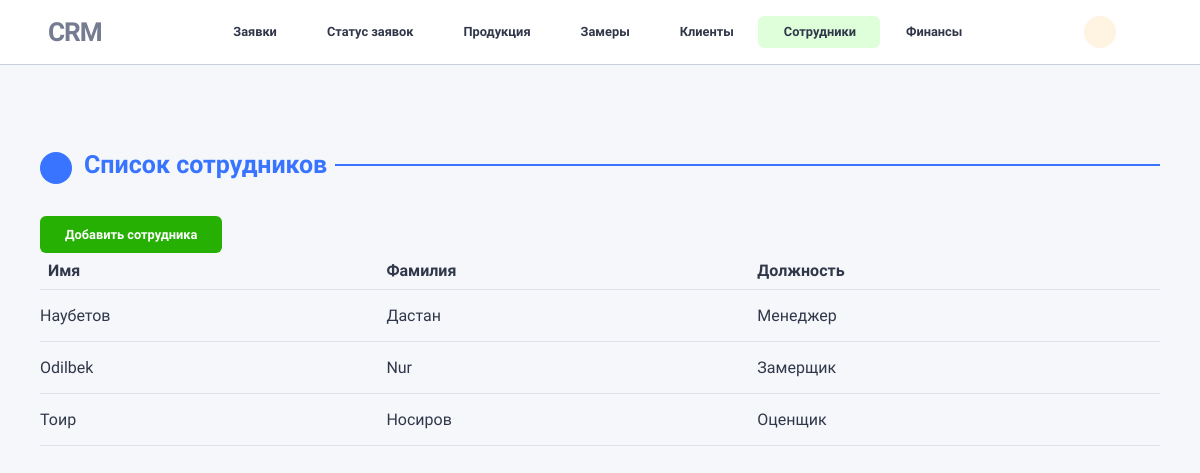
The app's page /users/employees/, older data.
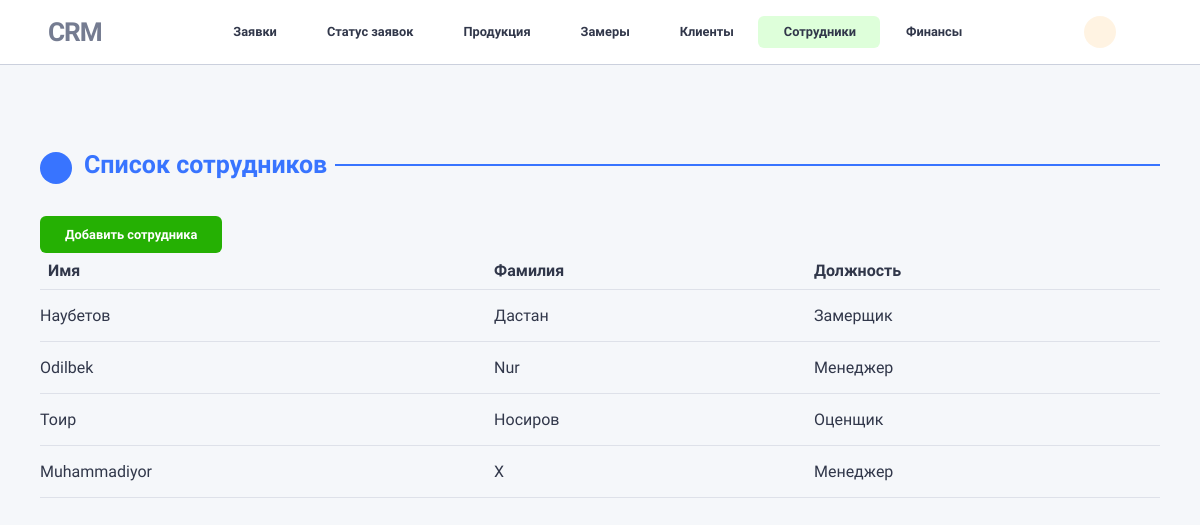
The same page, newer data.
### users/models.py (models this page shows, shortened)
class Employee(models.Model):
    person = models.ForeignKey(
        Person, on_delete=models.CASCADE, related_name="employees", verbose_name="Личность"
    )
    role = models.ForeignKey(
        Role, on_delete=models.SET_NULL, null=True, related_name="employees", verbose_name="Роль"
    )
    user = models.OneToOneField(
        User, on_delete=models.SET_NULL, null=True, blank=True, related_name="employee", verbose_name="Пользователь"
    )
    class Meta:
        verbose_name = "Сотрудник"
        verbose_name_plural = "Сотрудники"
        indexes = [
            models.Index(fields=["role"]),
        ]

class Person(models.Model):
    GENDER_CHOICES = [
        ('male', 'Мужчина'),
        ('female', 'Женщина'),
    ]
    first_name = models.CharField(max_length=50, verbose_name="Имя", db_index=True)
    last_name = models.CharField(max_length=50, verbose_name="Фамилия", db_index=True)
    nickname = models.CharField(max_length=50, null=True, blank=True, verbose_name="Прозвище")
    gender = models.CharField(
        max_length=10, choices=GENDER_CHOICES, null=True, blank=True, verbose_name="Пол"
    )
    phone_number_1 = models.CharField(max_length=20, unique=True, verbose_name="Телефон 1")
    phone_number_2 = models.CharField(max_length=20, null=True, blank=True, verbose_name="Телефон 2")
    class Meta:
        verbose_name = "Личность"
        verbose_name_plural = "Личности"
        indexes = [
            models.Index(fields=["first_name"]),
            models.Index(fields=["last_name"]),
        ]
        constraints = [
            models.UniqueConstraint(fields=['first_name', 'last_name', 'phone_number_1'], name="unique_person")
        ]

class Role(models.Model):
    SYSTEM_USER_CHOICES = [
        ('admin', 'Администратор'),
        ('employee', 'Сотрудник'),
    ]
    position = models.CharField(max_length=100, verbose_name="Должность")
    system_user = models.CharField(
        max_length=50, choices=SYSTEM_USER_CHOICES, verbose_name="Тип системного пользователя"
    )
    class Meta:
        verbose_name = "Роль"
        verbose_name_plural = "Роли"
        indexes = [
            models.Index(fields=["system_user"]),
        ]
    def __str__(self):
        return self.position

### users/views.py (the view)
# urls.py: path('employees/', views.list_employee, name='list_employee'),
def list_employee(request):
    employees = Employee.objects.all()  # Get all clients
    return render(request, 'users/employees_list.html', {'employees': employees, 'section': 'employees'})

### users/templates/users/employees_list.html
{% extends "base.html" %}
{% block main %}
<div class="content">
  <div class="mb-9" data-bs-spy="scroll" data-bs-target="#widgets-scrollspy">
    <div class="d-flex mb-5 pt-8" id="scrollspyStats"><span class="fa-stack me-2 ms-n1"><i class="fas fa-circle fa-stack-2x text-primary"></i><i class="fa-inverse fa-stack-1x text-primary-subtle"></i></span>
      <div class="col">
        <h3 class="mb-0 text-primary position-relative fw-bold"><span class="bg-body pe-2">Список сотрудников</span><span class="border border-primary position-absolute top-50 translate-middle-y w-100 start-0 z-n1"></span></h3>
      </div>
    </div>
  <a href="{% url 'users:create_employee' %}" class="btn btn-success">Добавить сотрудника</a>
  <table class="table">
    <thead>
        <tr>
            <th>Имя</th>
            <th>Фамилия</th>
            <th>Должность</th>
        </tr>
    </thead>
    <tbody>
        {% for employee in employees %}
        <tr>
            <td>{{ employee.person.first_name }}</td>
            <td>{{ employee.person.last_name }}</td>
            <td>{{ employee.role }}</td>
        </tr>
        {% endfor %}
    </tbody>
  </table>
  </div>
  </div>
{% endblock %}

Row changes from the older to the newer data that the page shows:
changed Employee "Наубетов": role "Менеджер" → "Замерщик"
changed Employee "Odilbek": role "Замерщик" → "Менеджер"
added Employee: person.first_name "Muhammadiyor", person.last_name "X", role "Менеджер"
